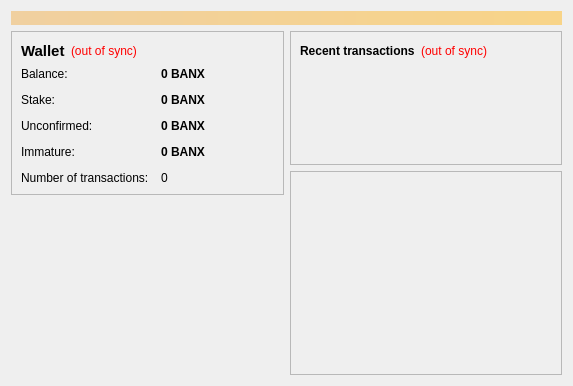
<?xml version="1.0" encoding="UTF-8"?>
<ui version="4.0">
 <class>OverviewPage</class>
 <widget class="QWidget" name="OverviewPage">
  <property name="geometry">
   <rect>
    <x>0</x>
    <y>0</y>
    <width>573</width>
    <height>386</height>
   </rect>
  </property>
  <property name="windowTitle">
   <string>Form</string>
  </property>
  <layout class="QVBoxLayout" name="topLayout">
   <item>
    <widget class="QLabel" name="labelAlerts">
     <property name="visible">
      <bool>false</bool>
     </property>
     <property name="styleSheet">
      <string notr="true">background-color: qlineargradient(x1: 0, y1: 0, x2: 1, y2: 0, stop:0 #F0D0A0, stop:1 #F8D488); color:#000000;</string>
     </property>
     <property name="wordWrap">
      <bool>true</bool>
     </property>
     <property name="margin">
      <number>3</number>
     </property>
    </widget>
   </item>
   <item>
    <layout class="QHBoxLayout" name="horizontalLayout" stretch="1,1">
     <item>
      <layout class="QVBoxLayout" name="verticalLayout_2">
       <item>
        <widget class="QFrame" name="frame">
         <property name="frameShape">
          <enum>QFrame::StyledPanel</enum>
         </property>
         <property name="frameShadow">
          <enum>QFrame::Raised</enum>
         </property>
         <layout class="QVBoxLayout" name="verticalLayout_4">
          <item>
           <layout class="QHBoxLayout" name="horizontalLayout_4">
            <item>
             <widget class="QLabel" name="label_5">
              <property name="font">
               <font>
                <pointsize>11</pointsize>
                <weight>75</weight>
                <bold>true</bold>
               </font>
              </property>
              <property name="text">
               <string>Wallet</string>
              </property>
             </widget>
            </item>
            <item>
             <widget class="QLabel" name="labelWalletStatus">
              <property name="toolTip">
               <string>The displayed information may be out of date. Your wallet automatically synchronizes with the BANX network after a connection is established, but this process has not completed yet.</string>
              </property>
              <property name="styleSheet">
               <string notr="true">QLabel { color: red; }</string>
              </property>
              <property name="text">
               <string notr="true">(out of sync)</string>
              </property>
              <property name="alignment">
               <set>Qt::AlignLeading|Qt::AlignLeft|Qt::AlignVCenter</set>
              </property>
             </widget>
            </item>
            <item>
             <spacer name="horizontalSpacer_2">
              <property name="orientation">
               <enum>Qt::Horizontal</enum>
              </property>
              <property name="sizeHint" stdset="0">
               <size>
                <width>40</width>
                <height>20</height>
               </size>
              </property>
             </spacer>
            </item>
           </layout>
          </item>
          <item>
           <layout class="QFormLayout" name="formLayout_2">
            <property name="fieldGrowthPolicy">
             <enum>QFormLayout::AllNonFixedFieldsGrow</enum>
            </property>
            <property name="horizontalSpacing">
             <number>12</number>
            </property>
            <property name="verticalSpacing">
             <number>12</number>
            </property>
            <item row="0" column="0">
             <widget class="QLabel" name="label">
              <property name="text">
               <string>Balance:</string>
              </property>
             </widget>
            </item>
            <item row="0" column="1">
             <widget class="QLabel" name="labelBalance">
              <property name="font">
               <font>
                <weight>75</weight>
                <bold>true</bold>
               </font>
              </property>
              <property name="cursor">
               <cursorShape>IBeamCursor</cursorShape>
              </property>
              <property name="toolTip">
               <string>Your current balance</string>
              </property>
              <property name="text">
               <string notr="true">0 BANX</string>
              </property>
              <property name="textInteractionFlags">
               <set>Qt::LinksAccessibleByMouse|Qt::TextSelectableByKeyboard|Qt::TextSelectableByMouse</set>
              </property>
             </widget>
            </item>
            <item row="1" column="0">
             <widget class="QLabel" name="label_6">
              <property name="text">
               <string>Stake:</string>
              </property>
             </widget>
            </item>
            <item row="1" column="1">
             <widget class="QLabel" name="labelStake">
              <property name="font">
               <font>
                <weight>75</weight>
                <bold>true</bold>
               </font>
              </property>
              <property name="cursor">
               <cursorShape>IBeamCursor</cursorShape>
              </property>
              <property name="toolTip">
               <string>Total of coins that was staked, and do not yet count toward the current balance</string>
              </property>
              <property name="text">
               <string notr="true">0 BANX</string>
              </property>
              <property name="textInteractionFlags">
               <set>Qt::LinksAccessibleByMouse|Qt::TextSelectableByKeyboard|Qt::TextSelectableByMouse</set>
              </property>
             </widget>
            </item>
            <item row="2" column="0">
             <widget class="QLabel" name="label_3">
              <property name="text">
               <string>Unconfirmed:</string>
              </property>
             </widget>
            </item>
            <item row="2" column="1">
             <widget class="QLabel" name="labelUnconfirmed">
              <property name="font">
               <font>
                <weight>75</weight>
                <bold>true</bold>
               </font>
              </property>
              <property name="cursor">
               <cursorShape>IBeamCursor</cursorShape>
              </property>
              <property name="toolTip">
               <string>Total of transactions that have yet to be confirmed, and do not yet count toward the current balance</string>
              </property>
              <property name="text">
               <string notr="true">0 BANX</string>
              </property>
              <property name="textInteractionFlags">
               <set>Qt::LinksAccessibleByMouse|Qt::TextSelectableByKeyboard|Qt::TextSelectableByMouse</set>
              </property>
             </widget>
            </item>
            <item row="4" column="0">
             <widget class="QLabel" name="label_2">
              <property name="text">
               <string>Number of transactions:</string>
              </property>
             </widget>
            </item>
            <item row="4" column="1">
             <widget class="QLabel" name="labelNumTransactions">
              <property name="toolTip">
               <string>Total number of transactions in wallet</string>
              </property>
              <property name="text">
               <string notr="true">0</string>
              </property>
             </widget>
            </item>
            <item row="3" column="0">
             <widget class="QLabel" name="labelImmatureText">
              <property name="text">
               <string>Immature:</string>
              </property>
             </widget>
            </item>
            <item row="3" column="1">
             <widget class="QLabel" name="labelImmature">
              <property name="font">
               <font>
                <weight>75</weight>
                <bold>true</bold>
               </font>
              </property>
              <property name="toolTip">
               <string>Mined balance that has not yet matured</string>
              </property>
              <property name="text">
               <string notr="true">0 BANX</string>
              </property>
              <property name="textInteractionFlags">
               <set>Qt::LinksAccessibleByMouse|Qt::TextSelectableByKeyboard|Qt::TextSelectableByMouse</set>
              </property>
             </widget>
            </item>
           </layout>
          </item>
         </layout>
        </widget>
       </item>
       <item>
        <spacer name="verticalSpacer">
         <property name="orientation">
          <enum>Qt::Vertical</enum>
         </property>
         <property name="sizeHint" stdset="0">
          <size>
           <width>20</width>
           <height>40</height>
          </size>
         </property>
        </spacer>
       </item>
      </layout>
     </item>
     <item>
      <layout class="QVBoxLayout" name="verticalLayout_3">
       <item>
        <widget class="QFrame" name="frame_2">
         <property name="frameShape">
          <enum>QFrame::StyledPanel</enum>
         </property>
         <property name="frameShadow">
          <enum>QFrame::Raised</enum>
         </property>
         <layout class="QVBoxLayout" name="verticalLayout">
          <item>
           <layout class="QHBoxLayout" name="horizontalLayout_2">
            <item>
             <widget class="QLabel" name="label_4">
              <property name="text">
               <string>&lt;b&gt;Recent transactions&lt;/b&gt;</string>
              </property>
             </widget>
            </item>
            <item>
             <widget class="QLabel" name="labelTransactionsStatus">
              <property name="toolTip">
               <string>The displayed information may be out of date. Your wallet automatically synchronizes with the BANX network after a connection is established, but this process has not completed yet.</string>
              </property>
              <property name="styleSheet">
               <string notr="true">QLabel { color: red; }</string>
              </property>
              <property name="text">
               <string notr="true">(out of sync)</string>
              </property>
              <property name="alignment">
               <set>Qt::AlignRight|Qt::AlignTrailing|Qt::AlignVCenter</set>
              </property>
             </widget>
            </item>
            <item>
             <spacer name="horizontalSpacer">
              <property name="orientation">
               <enum>Qt::Horizontal</enum>
              </property>
              <property name="sizeHint" stdset="0">
               <size>
                <width>40</width>
                <height>20</height>
               </size>
              </property>
             </spacer>
            </item>
           </layout>
          </item>
          <item>
           <widget class="QListView" name="listTransactions">
            <property name="styleSheet">
             <string notr="true">QListView { background: transparent; }</string>
            </property>
            <property name="frameShape">
             <enum>QFrame::NoFrame</enum>
            </property>
            <property name="verticalScrollBarPolicy">
             <enum>Qt::ScrollBarAlwaysOff</enum>
            </property>
            <property name="horizontalScrollBarPolicy">
             <enum>Qt::ScrollBarAlwaysOff</enum>
            </property>
            <property name="selectionMode">
             <enum>QAbstractItemView::NoSelection</enum>
            </property>
           </widget>
          </item>
         </layout>
        </widget>
       </item>
       <item>
        <widget class="QFrame" name="diffplotframe">
         <property name="frameShape">
          <enum>QFrame::StyledPanel</enum>
         </property>
         <property name="frameShadow">
          <enum>QFrame::Raised</enum>
         </property>
         <layout class="QVBoxLayout" name="verticalLayout_5">
          <property name="leftMargin">
           <number>1</number>
          </property>
          <property name="topMargin">
           <number>1</number>
          </property>
          <property name="rightMargin">
           <number>1</number>
          </property>
          <property name="bottomMargin">
           <number>1</number>
          </property>
          <item>
           <layout class="QHBoxLayout" name="horizontalLayout_3">
            <item>
             <widget class="QCustomPlot" name="diffplot" native="true">
              <property name="minimumSize">
               <size>
                <width>0</width>
                <height>200</height>
               </size>
              </property>
             </widget>
            </item>
           </layout>
          </item>
         </layout>
        </widget>
       </item>
       <item>
        <spacer name="verticalSpacer_2">
         <property name="orientation">
          <enum>Qt::Vertical</enum>
         </property>
         <property name="sizeHint" stdset="0">
          <size>
           <width>20</width>
           <height>40</height>
          </size>
         </property>
        </spacer>
       </item>
      </layout>
     </item>
    </layout>
   </item>
  </layout>
 </widget>
 <customwidgets>
  <customwidget>
   <class>QCustomPlot</class>
   <extends>QWidget</extends>
   <header>qt/qcustomplot.h</header>
   <container>1</container>
  </customwidget>
 </customwidgets>
 <resources>
  <include location="../bitcoin.qrc"/>
 </resources>
 <connections/>
</ui>
